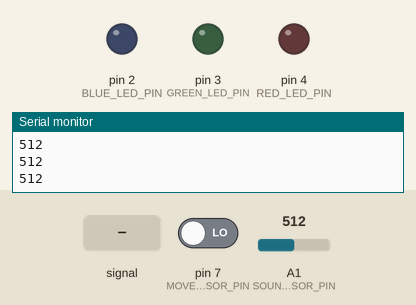
This sketch was run on a simulated Arduino Uno, built with avr-gcc and run on an emulated ATmega328P. On the bench: output pins drawn as LEDs (lit = HIGH), the last lines printed to the serial monitor. Inputs (shaded band) come from the test bench; at power-on: pin 7 (MOVEMENT_SENSOR_PIN) LOW, A1 (SOUND_SENSOR_PIN) = 512.

Above: at 1.2 s.
1.3 s: pin 7 (MOVEMENT_SENSOR_PIN) driven HIGH
At 1.53 s:
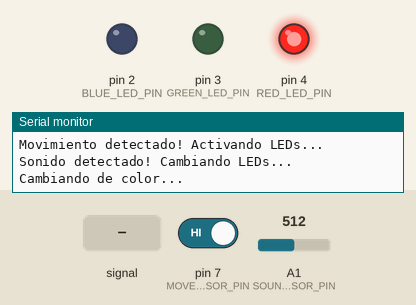
At 2.1 s:
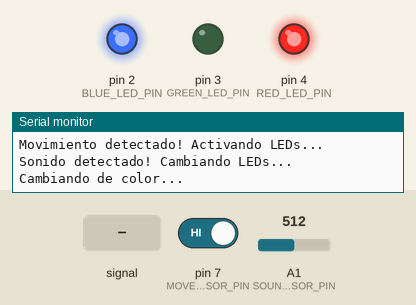
4.3 s: A1 (SOUND_SENSOR_PIN) set to 374
7.3 s: A1 (SOUND_SENSOR_PIN) set to 348
At 8.0 s:
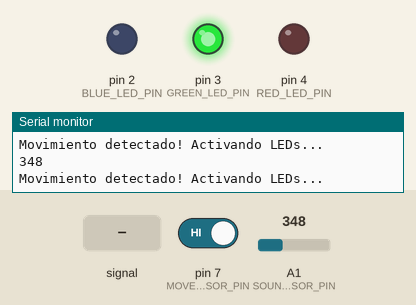
10.3 s: A1 (SOUND_SENSOR_PIN) fed a 200 Hz sine of ±81 counts around its level
At 11.02 s:
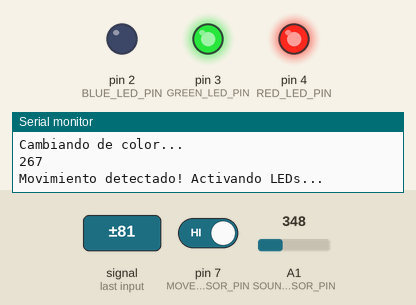
13.3 s: A1 (SOUND_SENSOR_PIN) fed a 2 Hz sine of ±306 counts around its level
16.3 s: A1 (SOUND_SENSOR_PIN) fed a 1000 Hz sine of ±255 counts around its level
Timing chart, 0 to 20.3 s (numbered marks = the images above; inputs shaded):
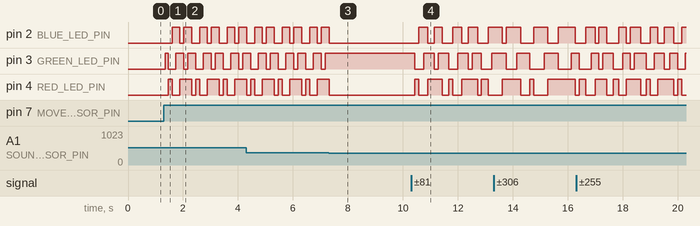

The sketch:

arduino_controlador_de_LEDs.ino
```cpp
/*
Proyecto de Arduino: arbol de navidad para un taller de la Fàbrica del Sol
Para usar con la placa Arduino Uno (R3)
Will Lorea & Maria 26 Nov 2019

*/


// PRIMERA SECCIÓN: DEFENIMOS LAS VARIABLES (GLOBALES)

int MOVEMENT_SENSOR_PIN=7; // definir en cuál pin digital esta enchufado el output del sensor de movimiento (RCLW-0516)
int SOUND_SENSOR_PIN=A1; //definir en cuál pin análogo esta enchufado el output del sensor de sonido
int RED_LED_PIN=4; //definir en cuál pin esta enchufado el input del relé que esta conectado a los LEDs rojos
int GREEN_LED_PIN=3; //definir en cuál pin esta enchufado el input del relé que esta conectado a los LEDs verdes
int BLUE_LED_PIN=2; //definir en cuál pin esta enchufado el input del relé que esta conectado a los LEDs azules
boolean RedLEDStatus=false; //definir un boolean (true/false i.e. encendido/apagado) para marcar el estátus de los LEDs rojos
boolean GreenLEDStatus=false; //definir un boolean (true/false i.e. encendido/apagado) para marcar el estátus de los LEDs verdes
boolean BlueLEDStatus=false; //definir un boolean (true/false i.e. encendido/apagado) para marcar el estátus de los LEDs azules
int SoundLimit=360; // definir un límite de sonido (entre 0 y 1023) y si pasamos de ello, podremos actuar (p.e. encender o apagar LEDs)
int PreviousSoundSensorData=0; // crear un variable donde guardamos la última medida del valor del sensor de sonido


// SEGUNDA SECCION: LAS FUNCIONES BASICAS

void setup() {   // esta seccion de codigo se corre solo una vez, cuando el Arduino se despierta

  Serial.begin(9600); // abrimos un canal de comunicacion por Serial (USB) para que el Arduino nos pueda informar de los valores que dan los sensores
  pinMode(SOUND_SENSOR_PIN,INPUT); // decimos al Arduino que el pin donde tenemos el sensor de sonido enchufado sera para INPUT o sea para recibir informacion
  pinMode(MOVEMENT_SENSOR_PIN,INPUT); // decimos al Arduino que el pin donde tenemos el sensor de movimiento enchufado sera para INPUT o sea para recibir informacion
  pinMode(RED_LED_PIN,OUTPUT); // decimos al Arduino que el pin donde tenemos enchufado el relé que controla los LEDs es para OUTPUT o sea para enviar informacion (on/off)
  pinMode(BLUE_LED_PIN,OUTPUT); // decimos al Arduino que el pin donde tenemos enchufado el relé que controla los LEDs es para OUTPUT o sea para enviar informacion (on/off)
  pinMode(GREEN_LED_PIN,OUTPUT); // decimos al Arduino que el pin donde tenemos enchufado el relé que controla los LEDs es para OUTPUT o sea para enviar informacion (on/off)

}


void loop() {  // esta seccion de codigo se corre continuamente (pero despues de la seccion de 'setup' arriba por supuesto)

  boolean MovementSensorData=digitalRead(MOVEMENT_SENSOR_PIN); //cogemos el valor del sensor de movimiento como un boolean (true/false i.e. 1 o 0)
  int SoundSensorData=analogRead(SOUND_SENSOR_PIN); // definimos un variable llamado 'SensorData' y le pasamos el valor del sensor de sonido en este momento con la funcion 'digitalRead'
  Serial.println(SoundSensorData); // durante cada iteración del bucle, esta linea nos imprime el valor que el sensor esta percibiendo

  if(MovementSensorData==true){  //si detectamos movimiento, hacemos lo siguente
    Serial.println("Movimiento detectado! Activando LEDs...");
    if(RedLEDStatus==false && GreenLEDStatus==false && BlueLEDStatus==false){ // una vez detectado movimiento, miramos si los LEDs están encendidos. Si estan todos apagados, encendemos los verdes. Si están encendidos, no hacemos nada.
      GreenLEDStatus=true; //
      digitalWrite(GREEN_LED_PIN,HIGH); // enviamos el señal de "HIGH" al relé para que endienda los LEDs
      }else if(SoundSensorData-PreviousSoundSensorData>SoundLimit){ // si el valor recibido del sensor de sonido supera el valor previo por encima de nuestro limite, hacemos lo siguente
        Serial.println("Sonido detectado! Cambiando LEDs...");
        change_color(); //ejecutamos nuestra funcion llamado "change_color" que cambia el color de los LEDs activados
        delay(100); // esperemos 1/100 de un segundo despues de cambiar de color (para no cambiar de color demasiado rapido)
     }
  } else { // si no detectamos movimiento, apagamos todos los LEDs
      RedLEDStatus=false;
      digitalWrite(RED_LED_PIN,LOW);
      GreenLEDStatus=false;
      digitalWrite(GREEN_LED_PIN,LOW);
      BlueLEDStatus=false;
      digitalWrite(BLUE_LED_PIN,LOW);
  }
}


// TERCERA SECCION: FUNCIONES ESPECIALES

void change_color() { // creamos una funcion que cambia el color de los LEDs encendidos cada vez que lo llamamos en el codigo
  Serial.println("Cambiando de color...");

  if(RedLEDStatus==false && GreenLEDStatus==true && BlueLEDStatus==false){ // si solo los LEDs verdes estan encendidos, apagamos los verdes y encendemos solo los rojos
    GreenLEDStatus=false;
    digitalWrite(GREEN_LED_PIN,LOW);
    RedLEDStatus=true;
    digitalWrite(RED_LED_PIN,HIGH);

  } else if(RedLEDStatus==true && GreenLEDStatus==false && BlueLEDStatus==false){ // si solo los LEDs rojos estan encendidos, apagamos los rojos y encendemos solo los azules
    RedLEDStatus=false;
    digitalWrite(RED_LED_PIN,LOW);
    BlueLEDStatus=true;
    digitalWrite(BLUE_LED_PIN,HIGH);

  } else if(RedLEDStatus==false && GreenLEDStatus==false && BlueLEDStatus==true){ // si solo los LEDs azules estan encendidos, encendemos los verdes tambien
    GreenLEDStatus=true;
    digitalWrite(GREEN_LED_PIN,HIGH);

  } else if(RedLEDStatus==false && GreenLEDStatus==true && BlueLEDStatus==true){ // si los LEDs azules y verdes estan encendidos, apagamos los azules y encendemos los rojos
    BlueLEDStatus=false;
    digitalWrite(BLUE_LED_PIN,LOW);
    RedLEDStatus=true;
    digitalWrite(RED_LED_PIN,HIGH);

  } else if(RedLEDStatus==true && GreenLEDStatus==true && BlueLEDStatus==false){ // si los LEDs rojos y verdes estan encendidos, apagamos los verdes y encendemos los azules
    GreenLEDStatus=false;
    digitalWrite(GREEN_LED_PIN,LOW);
    BlueLEDStatus=true;
    digitalWrite(BLUE_LED_PIN,HIGH);

  } else if(RedLEDStatus==true && GreenLEDStatus==false && BlueLEDStatus==true){ // si los LEDs rojos y azules estan encendidos, encendemos los verdes tambien
    GreenLEDStatus=true;
    digitalWrite(GREEN_LED_PIN,HIGH);

  } else { // si no es uno de los casos anteriores, volvemos a encender solo los LEDs verdes
     RedLEDStatus=false;
     digitalWrite(RED_LED_PIN,LOW);
     BlueLEDStatus=false;
     digitalWrite(BLUE_LED_PIN,LOW);
     GreenLEDStatus=true;
     digitalWrite(GREEN_LED_PIN,HIGH);
  }
}
```

Measured:
- the behaviour switches between 361 and 360 on A1 (SOUND_SENSOR_PIN) (found by bisection; images 2 and 3)
- after the input at 1.3 s, pin 2 (BLUE_LED_PIN): LOW → HIGH after 0.30 s, then repeats every 1.0 s: LOW 0.14 s, HIGH 0.29 s, LOW 0.29 s, HIGH 0.29 s; pin 3 (GREEN_LED_PIN): LOW → HIGH after 0.05 s, then repeats every 1.0 s: LOW 0.29 s, HIGH 0.29 s, LOW 0.14 s, HIGH 0.29 s
- after the input at 7.3 s, pin 2 (BLUE_LED_PIN), pin 4 (RED_LED_PIN): goes on until 7.3 s, then stays LOW; pin 3 (GREEN_LED_PIN): stops changing and stays HIGH
- after the input at 10.3 s, pin 2 (BLUE_LED_PIN): LOW → HIGH after 0.27 s, → LOW 0.33 s later, → HIGH 0.24 s later, → LOW 0.29 s later, … (9 changes in this stretch); pin 3 (GREEN_LED_PIN): HIGH → LOW after 0.13 s, then repeats every 1.2 s: HIGH 0.38 s, LOW 0.14 s, HIGH 0.38 s, LOW 0.33 s
